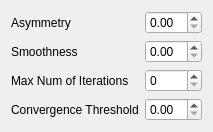
<?xml version="1.0" encoding="UTF-8"?>
<ui version="4.0">
 <class>Form</class>
 <widget class="QWidget" name="Form">
  <property name="windowTitle">
   <string>Form</string>
  </property>
  <layout class="QVBoxLayout" name="verticalLayout">
   <item>
    <layout class="QFormLayout" name="formLayout">
     <property name="fieldGrowthPolicy">
      <enum>QFormLayout::AllNonFixedFieldsGrow</enum>
     </property>
     <item row="0" column="0">
      <widget class="QLabel" name="asymmetryLabel">
       <property name="text">
        <string>Asymmetry</string>
       </property>
      </widget>
     </item>
     <item row="0" column="1">
      <widget class="QDoubleSpinBox" name="asymmetryDoubleSpinBox"/>
     </item>
     <item row="1" column="0">
      <widget class="QLabel" name="smoothnessLabel">
       <property name="text">
        <string>Smoothness</string>
       </property>
      </widget>
     </item>
     <item row="1" column="1">
      <widget class="QDoubleSpinBox" name="smoothnessDoubleSpinBox"/>
     </item>
     <item row="2" column="0">
      <widget class="QLabel" name="maxNumOfIterationsLabel">
       <property name="text">
        <string>Max Num of Iterations</string>
       </property>
      </widget>
     </item>
     <item row="2" column="1">
      <widget class="QSpinBox" name="maxNumOfIterationsSpinBox"/>
     </item>
     <item row="3" column="0">
      <widget class="QLabel" name="convergenceThresholdLabel">
       <property name="text">
        <string>Convergence Threshold</string>
       </property>
      </widget>
     </item>
     <item row="3" column="1">
      <widget class="QDoubleSpinBox" name="convergenceThresholdDoubleSpinBox"/>
     </item>
    </layout>
   </item>
  </layout>
 </widget>
 <resources/>
 <connections/>
</ui>
